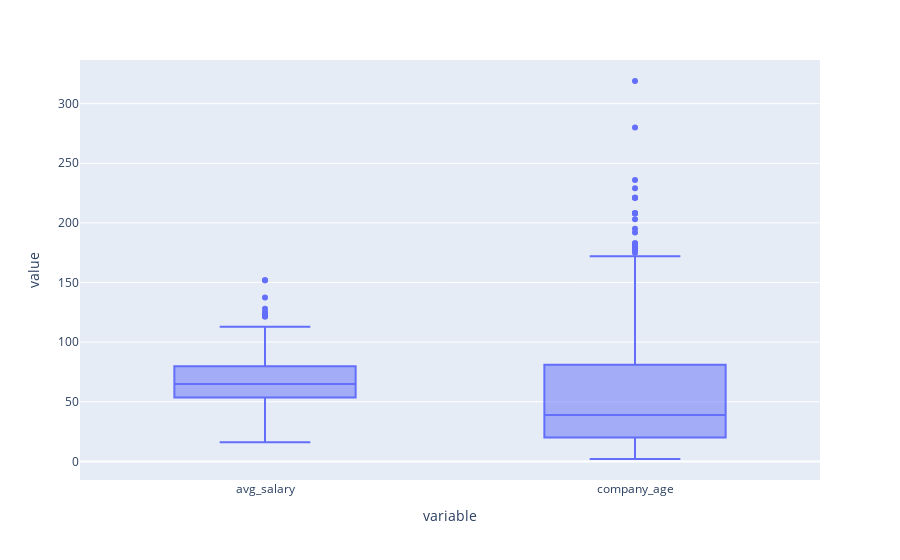

The notebook cell saved with this chart:
### Markdown cell above
Rating also follows a normal distribution

### Code cell
px.box(df, y=['avg_salary', 'company_age'])

### Figure 1 — Plotly figure (JSON) as saved in the notebook; plotly's stock layout.template omitted (floating-point values rounded to 4 significant figures; data arrays with more than 128 entries replaced by an {"elided": "..."} marker saying what was removed)
{"data": [{"alignmentgroup": "True", "hovertemplate": "variable=%{x}<br>value=%{y}<extra></extra>", "legendgroup": "", "marker": {"color": "#636efa"}, "name": "", "notched": false, "offsetgroup": "", "orientation": "v", "showlegend": false, "type": "box", "x": {"elided": "1032 str values"}, "x0": " ", "xaxis": "x", "y": {"elided": "1032 float values"}, "y0": " ", "yaxis": "y"}], "layout": {"boxmode": "group", "legend": {"tracegroupgap": 0}, "margin": {"t": 60}, "xaxis": {"anchor": "y", "domain": [0, 1], "title": {"text": "variable"}}, "yaxis": {"anchor": "x", "domain": [0, 1], "title": {"text": "value"}}}}
